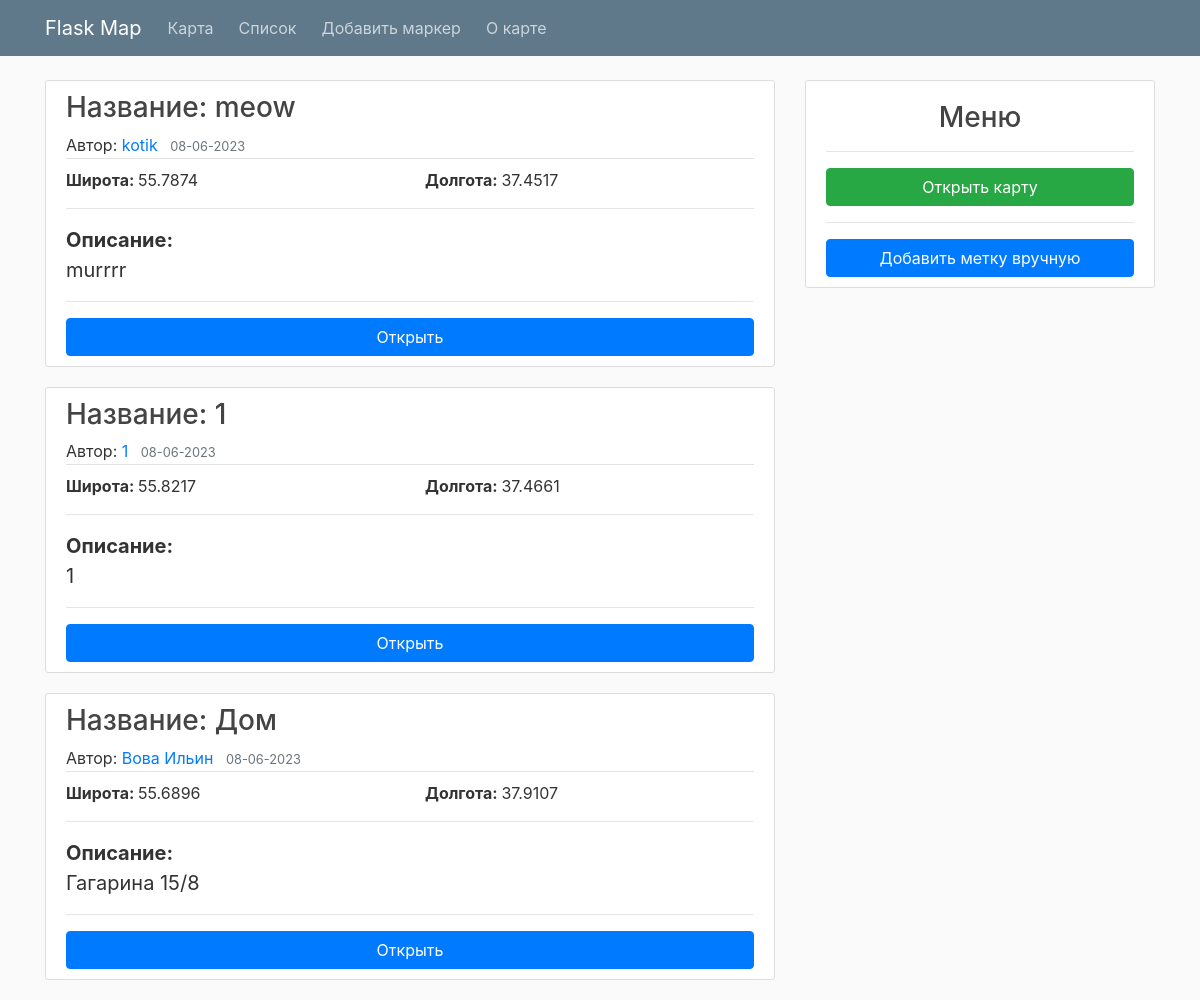
The page /home on the database its author committed.
### flaskmap/models.py (models this page shows, shortened)
class Marker(db.Model):
    id = db.Column(db.Integer, primary_key=True)
    name = db.Column(db.String(40), nullable=False)
    author = db.Column(db.String(30), nullable=False)
    latitude = db.Column(db.Float, nullable=False)
    longtitude = db.Column(db.Float, nullable=False)
    content = db.Column(db.String(200), nullable=False)
    date_posted = db.Column(db.DateTime, nullable=False, default=datetime.utcnow)
    color = db.Column(db.String(10), nullable=False, default='red')
    icon = db.Column(db.String(15), nullable=False, default='info-sign')

### flaskmap/routes.py (the view)
@app.route("/")
@app.route("/home")
def home():
    markers = Marker.query.all()
    return render_template('home.html', markers=markers, title='Home')

### flaskmap/templates/home.html
{% extends "layout.html" %}
{% block content %}
  {% for marker in markers %}
    <article class="media content-section">
      <div class="media-body">
        <H3 class="article-title">Название: {{ marker.name }}</H3>
        <div class="article-metadata">
          <span>Автор: </span><a class="mr-2" href="#">{{ marker.author }}</a>
          <small class="text-muted">{{ marker.date_posted.strftime('%d-%m-%Y') }}</small>
        </div>
        <div class="row">
          <span class="article-content col" style="margin-top: 5px;"><b>Широта: </b>{{ marker.latitude }}</span>
          <span class="article-content col" style="margin-top: 5px; float: right;"><b>Долгота: </b>{{ marker.longtitude }}</span>
        </div>
        <hr>
        <p class="article-content" style="font-size: 20px;"><b>Описание: </b><br>{{ marker.content }}</p>
        <hr>
        <a type="button" class="col btn btn-primary" href="/comments/{{ marker.id }}" style="color: white">Открыть</a>
      </div>
    </article>
  {% endfor %}
{% endblock content %}
{% block sidebar %}
  <div class="col-md-4">
    <div class="content-section">
      <h3 style="text-align: center; padding-top: 10px;">Меню</h3><hr>
      <a type="button" class="btn btn-success col" href="/map">Открыть карту</a>
      <hr>
      <a type="button" class="btn btn-primary col" href="/add">Добавить метку вручную</a>
    </div>
  </div>
{% endblock sidebar %}

### flaskmap/static/main.css (style rules this page uses)
body { background: #fafafa; color: #333333; margin-top: 5rem; }
h1, h2, h3, h4, h5, h6 { color: #444444; }
.content-section { background: #ffffff; padding: 10px 20px; border: 1px solid #dddddd; border-radius: 3px; margin-bottom: 20px; }
.article-title { color: #444444; }
.article-content { white-space: pre-line; }
.article-metadata { padding-bottom: 1px; margin-bottom: 4px; border-bottom: 1px solid #e3e3e3 }

### rows shown on the page
Marker: name "meow", author "kotik", date_posted "08-06-2023", latitude "55.7874", longtitude "37.4517", content "murrrr"
Marker: name "1", author "1", date_posted "08-06-2023", latitude "55.8217", longtitude "37.4661", content "1"
Marker: name "Дом", author "Вова Ильин", date_posted "08-06-2023", latitude "55.6896", longtitude "37.9107", content "Гагарина 15/8"
